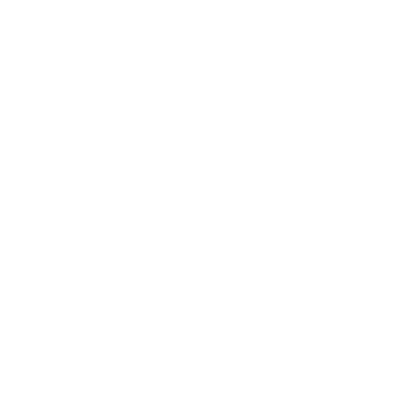
Frame 1 (no input)
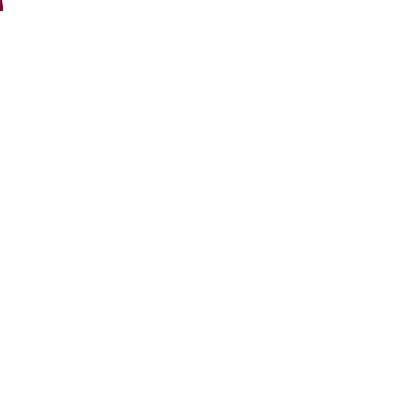
Frame 60 (the mouse pressed at the canvas centre just before this capture)
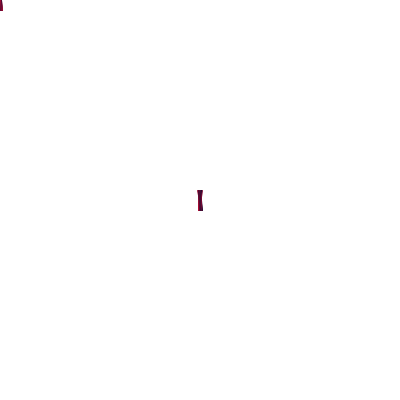
Frame 120 (the mouse held since frame 60 and released just before this capture)

The Processing sketch that drew these frames (run headless with seeded random() and noise(); from frame 60 on, the mouse is pressed at the canvas centre):

// Processing sketch: Ex_1_randomness_4
// ── Ex_1_randomness_4.pde
// Coding Art Book
// Yu Zhang + Mathias Funk, 2020

// mouse drawing lines with randomized stroke 

void setup() {
  size(400, 400);
  background(255);
}

void draw() {
  // move to draw around the mouse position
  translate(mouseX, mouseY);
  // change the color randomly
  stroke(random(0, 200), 10, 50);
  // draw a vertical line from random x-position
  // to another random x-position
  line(randomGaussian(), -10, randomGaussian(), 10);
}
